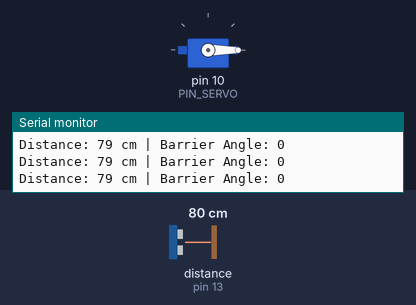
The sketch below on a simulated Arduino Uno, built with avr-gcc and run on an emulated ATmega328P. Shown: servo, the last lines printed to the serial monitor. Wiring (inferred from the names in the program): ultrasonic range finder: trigger pin 12; echo pin 13. The inputs (shaded band) are chosen by the test bench; at power-on: distance to the obstacle (sensor on pin 13) 80 cm. The echo pulse lasts 58.3 µs per cm.

Above: at 1.8 s.
1.9 s: distance to the obstacle (sensor on pin 13) set to 21 cm
4.9 s: distance to the obstacle (sensor on pin 13) set to 17 cm
At 5.89 s:
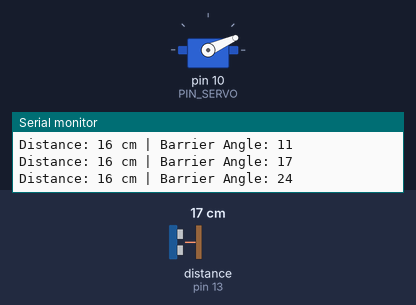
At 7.7 s:
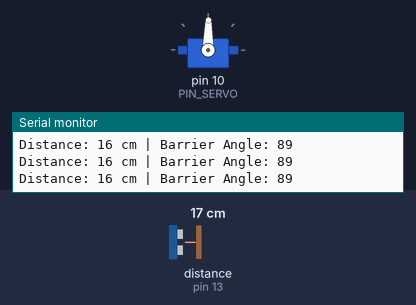
7.9 s: distance to the obstacle (sensor on pin 13) set to 299 cm
At 8.67 s:
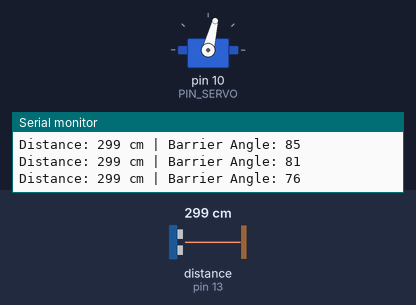
Timing chart, 0 to 11.5 s (numbered marks = the images above; inputs shaded):
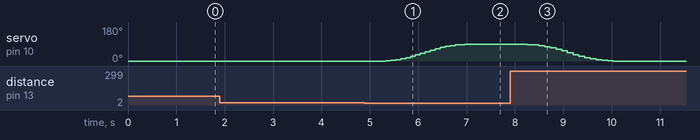

Measured:
- the behaviour switches between 20 and 19 cm on distance to the obstacle (sensor on pin 13) (found by bisection; images 0 and 1)
- after the input at 4.9 s, servo on pin 10 (PIN_SERVO): moves from 0° to 89° over 1.7 s, starting after 0.43 s

The sketch:

parking_barrier_easeinoutsine.ino
```cpp
/*
 * Challenge 1: Parking Lot Barrier with Servo Motor and Ultrasonic Sensor
 * Software Project II - 2026
 *
 * Features:
 * - Ultrasonic sensor detects vehicle distance
 * - Servo motor controls barrier smoothly with Ease-in-out Sine function
 * - Smooth up/down motion with trigonometric easing
 *
 * 삼각함수 기반 가장 부드러운 제어!
 */

#include <Servo.h>
#include <math.h>

// ===== PIN Definitions =====
#define PIN_SERVO 10
#define PIN_TRIG 12
#define PIN_ECHO 13

// ===== Constants =====
#define DETECTION_DISTANCE 20  // 20cm - vehicle detection threshold
#define BARRIER_UP 90          // barrier up angle
#define BARRIER_DOWN 0         // barrier down angle
#define MOVING_TIME 4000       // servo movement time (4 seconds)

// ===== Global Variables =====
Servo myServo;
unsigned long moveStartTime;
int targetAngle = BARRIER_DOWN;
int currentAngle = BARRIER_DOWN;
bool isVehicleDetected = false;
bool wasVehicleDetected = false;

// ===== Ultrasonic Sensor Functions =====
long measureDistance() {
  // Send trigger pulse
  digitalWrite(PIN_TRIG, LOW);
  delayMicroseconds(2);
  digitalWrite(PIN_TRIG, HIGH);
  delayMicroseconds(10);
  digitalWrite(PIN_TRIG, LOW);

  // Read echo pulse width
  long duration = pulseIn(PIN_ECHO, HIGH);

  // Calculate distance (duration / 2 / 29.1)
  long distance = duration / 2 / 29.1;

  return distance;
}

// ===== Ease-in-out Sine Function (NEW!) =====
// 삼각함수 기반의 매우 부드러운 곡선
// 수식: y = -(cos(π × t) - 1) / 2
// 특징: 가장 자연스러운 가속/감속
float easeInOutSine(float t) {
  // t: normalized value from 0 to 1
  // PI = 3.14159...
  // 결과: 0 → 1로 부드럽게 변환

  if (t <= 0.0) return 0.0;
  if (t >= 1.0) return 1.0;

  // -(cos(π*t) - 1) / 2
  return -(cos(PI * t) - 1.0) / 2.0;
}

// ===== Sigmoid Function (for comparison) =====
float sigmoid(float x, float k) {
  return 1.0 / (1.0 + exp(-k * (x - 0.5)));
}

// ===== Smoothstep Function (for comparison) =====
float smoothstep(float t) {
  return t * t * (3.0 - 2.0 * t);
}

// ===== Servo Control with Smooth Transition =====
int getSmoothAngle(unsigned long elapsed, int fromAngle, int toAngle, int functionType) {
  if (elapsed >= MOVING_TIME) {
    return toAngle;  // Movement finished
  }

  float progress = (float)elapsed / MOVING_TIME;  // 0.0 to 1.0

  float smoothProgress;

  switch(functionType) {
    case 1:
      // Ease-in-out Sine (NEW & BEST!)
      smoothProgress = easeInOutSine(progress);
      break;
    case 2:
      // Sigmoid
      smoothProgress = sigmoid(progress, 3.0);
      break;
    case 3:
      // Smoothstep
      smoothProgress = smoothstep(progress);
      break;
    default:
      smoothProgress = progress;  // Linear (fallback)
  }

  int newAngle = fromAngle + (toAngle - fromAngle) * smoothProgress;
  return newAngle;
}

// ===== Setup Function =====
void setup() {
  Serial.begin(9600);

  // Initialize servo
  myServo.attach(PIN_SERVO);
  myServo.write(BARRIER_DOWN);
  delay(500);

  // Initialize ultrasonic sensor
  pinMode(PIN_TRIG, OUTPUT);
  pinMode(PIN_ECHO, INPUT);

  // Start movement timer
  moveStartTime = millis();

  Serial.println("=====================================");
  Serial.println("Parking Barrier System Started");
  Serial.println("Using: Ease-in-out Sine Function");
  Serial.println("(가장 부드러운 제어!)");
  Serial.println("=====================================");
}

// ===== Main Loop =====
void loop() {
  // Measure distance
  long distance = measureDistance();

  // Detect vehicle
  isVehicleDetected = (distance < DETECTION_DISTANCE && distance > 0);

  // Update target angle based on detection
  if (isVehicleDetected && !wasVehicleDetected) {
    // Vehicle approaching -> raise barrier
    targetAngle = BARRIER_UP;
    moveStartTime = millis();
    Serial.print("🚗 Vehicle detected! Distance: ");
    Serial.print(distance);
    Serial.println(" cm - RAISING barrier");
  }
  else if (!isVehicleDetected && wasVehicleDetected) {
    // Vehicle passed -> lower barrier
    targetAngle = BARRIER_DOWN;
    moveStartTime = millis();
    Serial.println("✓ Vehicle passed - LOWERING barrier");
  }

  wasVehicleDetected = isVehicleDetected;

  // Calculate smooth servo position using Ease-in-out Sine
  unsigned long elapsed = millis() - moveStartTime;
  currentAngle = getSmoothAngle(elapsed, currentAngle, targetAngle, 1);  // 1 = Ease-in-out Sine

  // Apply servo position
  myServo.write(currentAngle);

  // Debug output
  Serial.print("Distance: ");
  Serial.print(distance);
  Serial.print(" cm | Barrier Angle: ");
  Serial.println(currentAngle);

  delay(100);  // 100ms interval for smooth control
}
```
